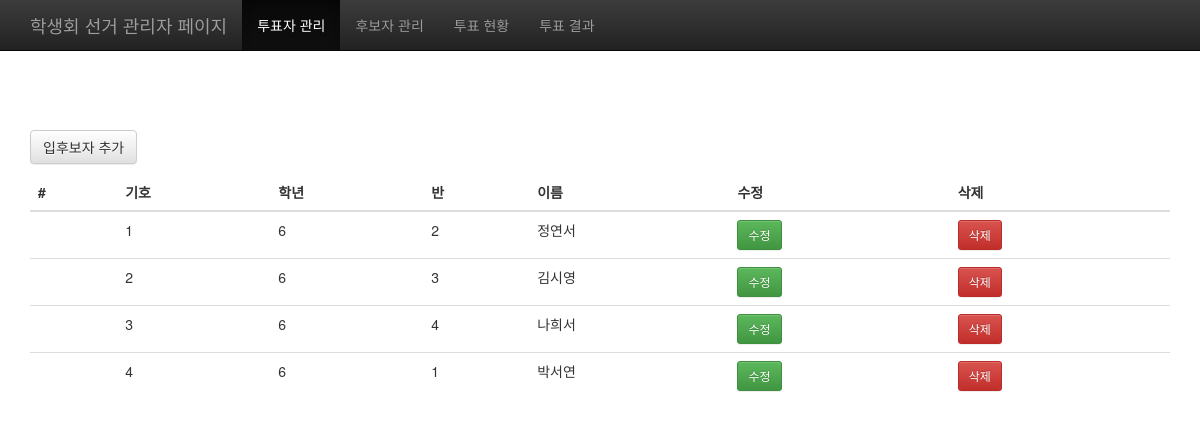
The page /voting/cndList/ on the database its author committed.
### voting/models.py (models this page shows)
class Candidate(models.Model):
    seq = models.AutoField(primary_key=True)
    c_no = models.IntegerField(null=False)
    c_grade = models.IntegerField(null=False)
    c_class = models.CharField(max_length=20)
    c_name = models.CharField(max_length=20)

### voting/views.py (the view)
# urls.py: path('cndList/', CandidatesListView.as_view(), name='cndList'),
class CandidatesListView(ListView):
    model = Candidate
    template_name_suffix = '_list'

### voting/templates/voting/candidate_list.html (shortened to what this page needs)
{% extends 'base.html' %}
{% block content %}
	<div class="btn-group">
		<p>
			<a href="{% url 'cndAdd' %}"><button type="button" class="btn btn-default">입후보자 추가</button></a>
      	</p>
	</div>
	<div class="row">
        <div class="col-md-12">
          	<table class="table">
			<thead>
				<tr>
					<th scope="col">#</th>
					<th scope="col">기호</th>
					<th scope="col">학년</th>
					<th scope="col">반</th>
					<th scope="col">이름</th>
					<th scope="col">수정</th>
					<th scope="col">삭제</th>
				</tr>
			</thead>
			<tbody>
				{% for candidate in object_list %}
				<tr>
					<td>{{candidate.c_seq}}</td>
					<td>{{candidate.c_no}}</td>
					<td>{{candidate.c_grade}}</td>
					<td>{{candidate.c_class}}</td>
					<td>{{candidate.c_name}}</td>
					<td><a href="{% url 'cndEdit' pk=candidate.seq %}" class="btn btn-success btn-sm">수정</a></td>
					<td><a href="{% url 'cndDel' pk=candidate.seq %}" class="btn btn-danger btn-sm">삭제</a></td>
				</tr>
				{% endfor %}
			</tbody>
	</table>
{% endblock %}

### templates/base.html (shortened to what this page needs)
<!DOCTYPE html>
<html lang="kr">
<head>
    <link rel="stylesheet" href="https://maxcdn.bootstrapcdn.com/bootstrap/3.3.2/css/bootstrap.min.css">
    <link rel="stylesheet" href="https://maxcdn.bootstrapcdn.com/bootstrap/3.3.2/css/bootstrap-theme.min.css">
</head>
<body>
    <nav class="navbar navbar-inverse navbar-fixed-top">
        <div class="container">
            <div class="navbar-header">
                <a class="navbar-brand" href="#">학생회 선거 관리자 페이지</a>
            </div>
            <div id="navbar" class="collapse navbar-collapse">
                <ul class="nav navbar-nav">
                    <li class="active"><a href="/admin">투표자 관리</a></li>
                    <li><a href="/admin/cndList">후보자 관리</a></li>
                    <li><a href="#">투표 현황</a></li>
                    <li><a href="#">투표 결과</a></li>
                </ul>
            </div>
        </div>
    </nav>
    <div class="container">
        <div class="starter-template">
        </div>
        {% block content %}
        {% endblock %}
    </div>
</body>
</html>

### templates/base.html (style rules this page uses)
body { padding-top: 50px; }
.starter-template { padding: 40px 15px; text-align: center; }

### rows shown on the page
Candidate: c_no "1", c_grade "6", c_class "2", c_name "정연서"
Candidate: c_no "2", c_grade "6", c_class "3", c_name "김시영"
Candidate: c_no "3", c_grade "6", c_class "4", c_name "나희서"
Candidate: c_no "4", c_grade "6", c_class "1", c_name "박서연"
